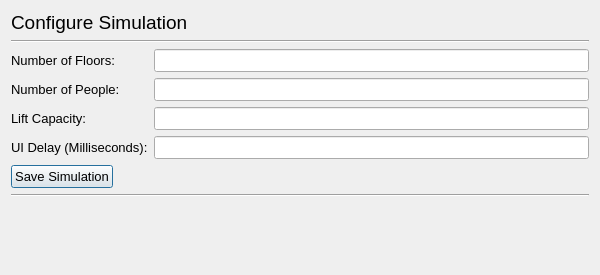
<?xml version="1.0" encoding="UTF-8"?>
<ui version="4.0">
 <class>dialog_config_sim</class>
 <widget class="QDialog" name="dialog_config_sim">
  <property name="geometry">
   <rect>
    <x>0</x>
    <y>0</y>
    <width>600</width>
    <height>275</height>
   </rect>
  </property>
  <property name="font">
   <font>
    <family>Arial</family>
    <pointsize>10</pointsize>
   </font>
  </property>
  <property name="windowTitle">
   <string>Configure Simulation - Lift Control</string>
  </property>
  <layout class="QGridLayout" name="gridLayout">
   <item row="0" column="0">
    <layout class="QVBoxLayout" name="vert_layout_config_sim">
     <item>
      <widget class="QLabel" name="lbl_config_sim">
       <property name="font">
        <font>
         <family>Arial</family>
         <pointsize>14</pointsize>
         <kerning>true</kerning>
        </font>
       </property>
       <property name="text">
        <string>Configure Simulation</string>
       </property>
      </widget>
     </item>
     <item>
      <widget class="Line" name="hori_line_config_sim">
       <property name="orientation">
        <enum>Qt::Horizontal</enum>
       </property>
      </widget>
     </item>
     <item>
      <layout class="QGridLayout" name="grid_layout_config_sim">
       <item row="2" column="0">
        <widget class="QLabel" name="lbl_num_people">
         <property name="text">
          <string>Number of People:</string>
         </property>
        </widget>
       </item>
       <item row="1" column="0">
        <widget class="QLabel" name="lbl_num_floors">
         <property name="text">
          <string>Number of Floors:</string>
         </property>
        </widget>
       </item>
       <item row="3" column="0">
        <widget class="QLabel" name="lbl_lift_capacity">
         <property name="text">
          <string>Lift Capacity:</string>
         </property>
        </widget>
       </item>
       <item row="4" column="0">
        <widget class="QLabel" name="lbl_ui_delay">
         <property name="text">
          <string>UI Delay (Milliseconds):</string>
         </property>
        </widget>
       </item>
       <item row="1" column="2">
        <widget class="QLineEdit" name="line_edit_num_floors"/>
       </item>
       <item row="2" column="2">
        <widget class="QLineEdit" name="line_edit_num_people"/>
       </item>
       <item row="3" column="2">
        <widget class="QLineEdit" name="line_edit_lift_capacity"/>
       </item>
       <item row="4" column="2">
        <widget class="QLineEdit" name="line_edit_ui_delay"/>
       </item>
      </layout>
     </item>
     <item alignment="Qt::AlignLeft">
      <widget class="QPushButton" name="btn_save_sim">
       <property name="text">
        <string>Save Simulation</string>
       </property>
      </widget>
     </item>
     <item>
      <widget class="Line" name="hori_line_save_sim">
       <property name="orientation">
        <enum>Qt::Horizontal</enum>
       </property>
      </widget>
     </item>
     <item>
      <widget class="QLabel" name="lbl_save_successful">
       <property name="font">
        <font>
         <italic>true</italic>
        </font>
       </property>
       <property name="text">
        <string/>
       </property>
      </widget>
     </item>
     <item>
      <spacer name="vert_spacer_config_sim">
       <property name="orientation">
        <enum>Qt::Vertical</enum>
       </property>
       <property name="sizeHint" stdset="0">
        <size>
         <width>20</width>
         <height>40</height>
        </size>
       </property>
      </spacer>
     </item>
    </layout>
   </item>
  </layout>
 </widget>
 <resources/>
 <connections/>
</ui>
